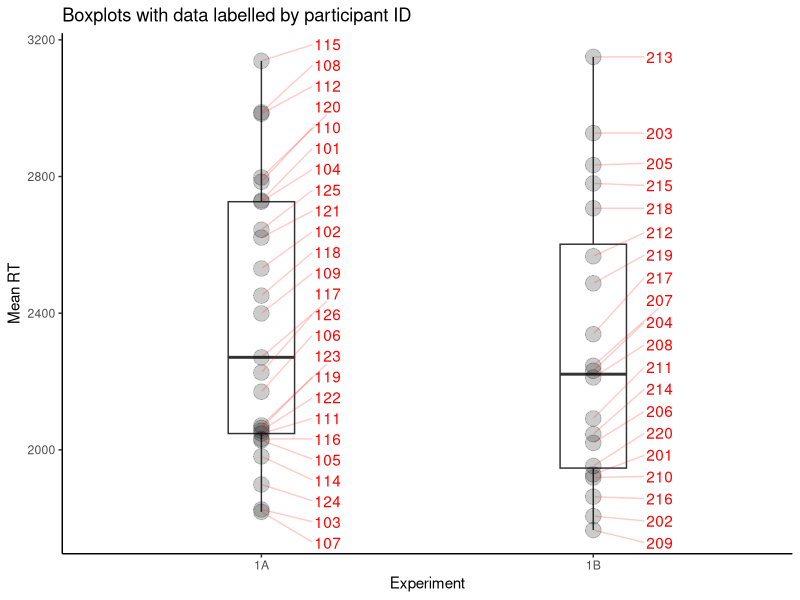
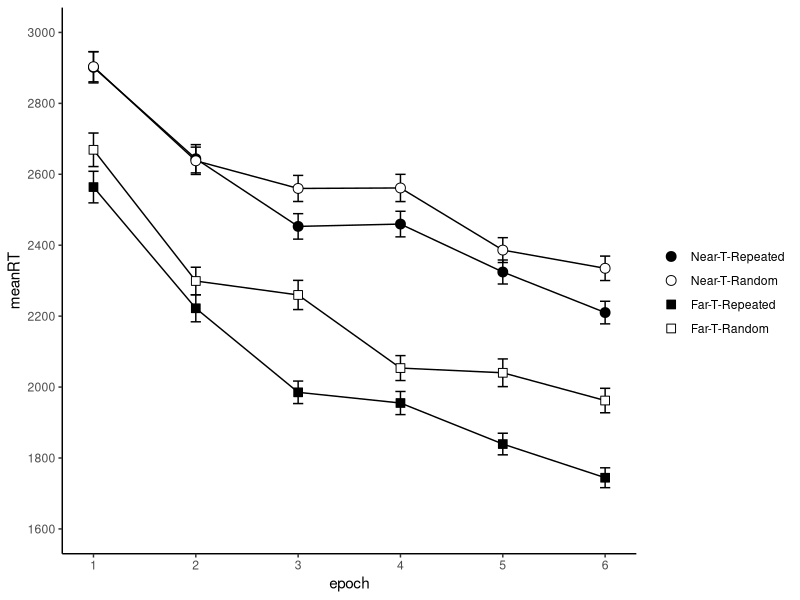

Generate these figures, in order, with R: (Note: this script raises an error after producing the figures.)
## ---- chunk 1
knitr::opts_chunk$set(echo = TRUE)
date_compiled_title = c("PDF created on", date())
## ---- chunk 2
library(tidyverse)
library(broom)
library(kableExtra)
library(ggrepel)
library(afex)

theme_set(theme_classic())

setwd(dirname(rstudioapi::getActiveDocumentContext()$path)) # set wd to current file location

data <- read_csv("data_tidy_CCVR03.csv")

# split into main data and awareness phase
dataAw <- filter(data, phase == 2)
dataMain <- filter(data, phase == 1) %>% 
  mutate(TT = if_else(set %in% c(1,2), "repeated", "random"), # recode set into 2 variables
         targ_depth = if_else(set %in% c(1,3), "near", "far"),
         epoch = ceiling(block/5)) %>% 
  select(sub_exp:phase, epoch, block:set, TT, targ_depth, everything())

# did anyone not finish the main task? (yes, one participant)
did_not_finish <- dataMain %>% 
  group_by(subj) %>% 
  count() %>% 
  filter(n < 480)

# remove any participant that failed to finish the main task
dataMain <- dataMain %>% 
  filter(!subj %in% did_not_finish$subj)

## ---- chunk 3

# get demographic information from each participant
data_demog <- 
  dataMain %>% 
  group_by(subj) %>% 
  slice(1) %>% # take top row
  ungroup() %>% 
  select(subj,sub_exp, age,gender)

# create summary stats of gender, number of participants
demog_summary <- 
  data_demog %>% 
  group_by(sub_exp) %>% 
  summarise(n = n(),
            mean_age = mean(age),
            sd_age = sd(age),
            males = sum(gender=="M"),
            females = sum(gender=="F"),
            non_binary = sum(!gender %in% c("M", "F")))

# summary statistics of response patterns. by sub_exp
basic_resp_stats <- 
  dataMain %>%
  group_by(sub_exp,subj) %>%
  summarise(mean_RT = mean(RT),
            mean_Extra_Resp = mean(num_additional_Rs),
            perc_Rs_Over1 = sum(num_additional_Rs>0)/n(),
            perc_Rs_Over2 = sum(num_additional_Rs>1)/n()) %>% 
  group_by(sub_exp) %>% 
  summarise_all(list(mean = mean, sd = sd)) %>% 
  select(-contains("subj")) 

# summary statistics of response patterns. by sub_exp
table_basic_resp_stats <- 
  basic_resp_stats %>% 
  pivot_longer(cols = mean_RT_mean:perc_Rs_Over2_sd, names_to = "stat") %>% 
  kable(digits = 2) %>% 
  kable_styling(latex_options = "hold_position", position = "left")

# what was the distribution of responses by experiment
dataMain %>% 
  filter(pattern %in% c(2,4)) %>% 
  group_by(sub_exp, num_additional_Rs) %>%
  summarise(n_trials = n(),
            mean_RT = mean(RT)) %>% 
  mutate(prop = n_trials/sum(n_trials)) %>% 
  filter(num_additional_Rs<10)

# filter trials with more than 2 responses (num additional Rs > 1), timeouts,
# and outlier RTs  
data_NO <- 
  dataMain %>% 
  filter(num_additional_Rs<=1, dist_to_T>=0) %>%  # too many responses and timeouts
  group_by(subj) %>% 
  mutate(zRT = scale(RT)) %>% 
  filter(between(zRT,-2.5,2.5)) %>% 
  ungroup() 

# what percentage of trials were removed for each participant?
perc_removed <- 
  data_NO %>%
  group_by(subj) %>% 
  summarise(perc = (1 - (n()/480))*100)

# compute normalised RT (norm_RT), for calculating w/s error bars (i.e., Cosin)
data_NO <- data_NO %>% 
  group_by(subj) %>% # within each experiment, and each subject
  summarise(sub_MeanRT = mean(RT)) %>% # calculate the mean RT for the subject
  mutate(sample_MeanRT = mean(sub_MeanRT)) %>% # the overall mean RT for the sample in that experiment
  ungroup() %>% # ungroup the data, to allow for removal of variable
  left_join(data_NO, by = "subj") %>% # join to the original data frame
  mutate(norm_RT = RT - sub_MeanRT + sample_MeanRT) %>% # compute the normalised RT, from the RT, subject mean and sample mean
  select(sub_exp, subj, age:RT, norm_RT, everything(), -sub_MeanRT, -sample_MeanRT)
  
## ---- chunk 4

# summarise the overall mean RT for each P 
overall_RT_Means <- 
  data_NO %>% 
  group_by(sub_exp, subj) %>% 
  summarise(meanRT = mean(RT)) %>% 
  mutate(z_meanRT = scale(meanRT)) 

# Is anyone an outlier in terms of mean RT? 
overall_RT_Means %>% 
  filter(!between(z_meanRT, -2.5, 2.5)) # no Ps detected

## ---- chunk 5

# plot the boxplots of RT by sub-experiment
overall_RT_Means %>% 
  ggplot(aes(x = sub_exp, y = meanRT))+
  geom_boxplot(width = .2) +
  geom_point(size = 5, alpha = .2) +
  geom_text_repel(aes(label = subj), 
                  direction = 'y', 
                  nudge_x = .2, 
                  segment.colour = "red", 
                  colour = "red", 
                  segment.alpha = .2) +
  labs(title = "Boxplots with data labelled by participant ID",
       y = "Mean RT",
       x = "Experiment")

## ---- chunk 6
# full 4-way reveals sub_exp did not interact with any other factor.
data_NO %>% 
  group_by(sub_exp, subj, TT, targ_depth, epoch) %>% 
  summarise(meanRT = mean(RT)) %>% 
  aov_car(meanRT ~ Error(subj/(TT*targ_depth*epoch)) + sub_exp, data = .)
## ---- chunk 7
# main analysis of RT
data_NO <-  
  data_NO %>% 
  mutate(TT = factor(TT, levels = c("repeated", "random")),
         targ_depth = factor(targ_depth, levels = c("near", "far")))

legendLBLs <- c("Near-T-Repeated", "Near-T-Random", "Far-T-Repeated", "Far-T-Random")

# main RT figure
RT_avgs_figure <- 
  data_NO %>% 
  group_by(TT, targ_depth, epoch) %>% 
  summarise(meanRT = mean(RT), SE = sd(norm_RT)/sqrt(n())) %>% 
  ggplot(aes(x = epoch, y = meanRT, group = interaction(TT, targ_depth))) +
  geom_line() +
  geom_errorbar(aes(ymin = meanRT-SE, ymax = meanRT+SE), width = 0.1)+
  geom_point(aes(fill = interaction(TT, targ_depth), shape = interaction(TT, targ_depth)), size = 3) +
  scale_y_continuous(limits = c(1600, 3000), breaks = seq(1600,3000,200)) +
  scale_x_continuous(breaks = 1:6) +
  scale_fill_manual(name  ="",
                    labels = legendLBLs,
                    values = c("black", "white", "black", "white")) +
  scale_shape_manual(name = "",
                     labels = legendLBLs,
                     values = c(21,21,22,22))

RT_avgs_figure # print figure

# save data for statistical analysis
data_RT_ANOVA <- 
  data_NO %>% 
  group_by(subj, epoch, TT, targ_depth) %>% 
  summarise(meanRT = mean(RT))

# show ANOVA table here
data_RT_ANOVA %>% 
  aov_car(meanRT ~ Error(subj/(TT*targ_depth*epoch)), data = .)

# calculate a CC effect for each target depth
CC_effect <- 
  data_NO %>% 
  group_by(TT, targ_depth) %>% 
  summarise(meanRT = mean(RT)) %>% 
  pivot_wider(names_from = TT, values_from = meanRT) %>% 
  mutate(avgRT = rowMeans(select(.,random,repeated)),
         CCeffect = random - repeated)
## ---- chunk 8
# create new variables with experiment specific names

CCVR03_demog_summary = demog_summary
CCVR03_basic_resp_stats = basic_resp_stats
CCVR03_perc_removed = perc_removed
CCVR03_overall_RT_Means = overall_RT_Means
CCVR03_RT_avgs_figure = RT_avgs_figure
CCVR03_data_RT_ANOVA = data_RT_ANOVA
CCVR03_CC_effect = CC_effect

save(CCVR03_demog_summary,
     CCVR03_basic_resp_stats,
     CCVR03_perc_removed,
     CCVR03_overall_RT_Means,
     CCVR03_RT_avgs_figure,
     CCVR03_data_RT_ANOVA,
     CCVR03_CC_effect,
     file = "../../CCVR_ms_1/CCVR03_export.Rdata")
